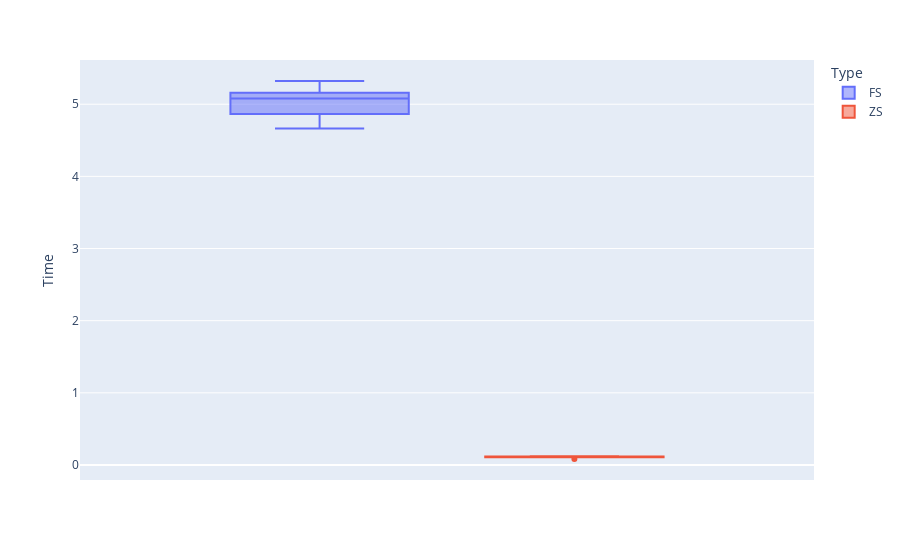
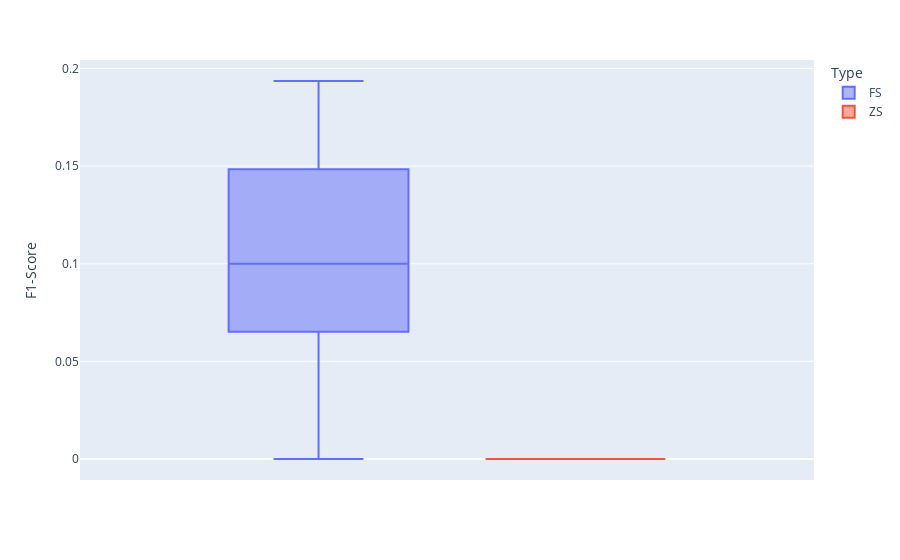

Notebook code cell kept with these figures, in order:
### Markdown cell above
## Graphs

We then presented the results in box plots. The top graph shows the time required for each experiment and the lower shows the f1 score achieved for each experiment.
You can also interact with each one. (e.g. Zoom in)

### Code cell
import plotly.graph_objects as go
import plotly.express as px

flightData = pd.read_csv('./analysis/data/flight_restrict_answer_test_10_5.csv')
flightData = flightData.sort_values(['Dataset', 'Type'], ascending=[True, True])
flightData.Time = flightData.Time / 60

fig = go.Figure()
fig = px.box(flightData, y = "Time", color = "Type")
fig.show()
fig = px.box(flightData, y = "F1-Score", color = "Type")
fig.show()

### Figure 1 — Plotly figure (JSON) as saved in the notebook; plotly's stock layout.template omitted (floating-point values rounded to 4 significant figures)
{"data": [{"alignmentgroup": "True", "hovertemplate": "Type=FS<br>Time=%{y}<extra></extra>", "legendgroup": "FS", "marker": {"color": "#636efa"}, "name": "FS", "notched": false, "offsetgroup": "FS", "orientation": "v", "showlegend": true, "type": "box", "x0": " ", "xaxis": "x", "y": [5.081, 5.322, 4.933, 4.662, 5.107], "y0": " ", "yaxis": "y"}, {"alignmentgroup": "True", "hovertemplate": "Type=ZS<br>Time=%{y}<extra></extra>", "legendgroup": "ZS", "marker": {"color": "#EF553B"}, "name": "ZS", "notched": false, "offsetgroup": "ZS", "orientation": "v", "showlegend": true, "type": "box", "x0": " ", "xaxis": "x", "y": [0.1198, 0.1133, 0.1181, 0.08307, 0.1153], "y0": " ", "yaxis": "y"}], "layout": {"boxmode": "group", "legend": {"title": {"text": "Type"}, "tracegroupgap": 0}, "margin": {"t": 60}, "xaxis": {"anchor": "y", "domain": [0, 1]}, "yaxis": {"anchor": "x", "domain": [0, 1], "title": {"text": "Time"}}}}

### Figure 2 — Plotly figure (JSON) as saved in the notebook; plotly's stock layout.template omitted (floating-point values rounded to 4 significant figures)
{"data": [{"alignmentgroup": "True", "hovertemplate": "Type=FS<br>F1-Score=%{y}<extra></extra>", "legendgroup": "FS", "marker": {"color": "#636efa"}, "name": "FS", "notched": false, "offsetgroup": "FS", "orientation": "v", "showlegend": true, "type": "box", "x0": " ", "xaxis": "x", "y": [0.1333, 0, 0.1, 0.08696, 0.1935], "y0": " ", "yaxis": "y"}, {"alignmentgroup": "True", "hovertemplate": "Type=ZS<br>F1-Score=%{y}<extra></extra>", "legendgroup": "ZS", "marker": {"color": "#EF553B"}, "name": "ZS", "notched": false, "offsetgroup": "ZS", "orientation": "v", "showlegend": true, "type": "box", "x0": " ", "xaxis": "x", "y": [0, 0, 0, 0, 0], "y0": " ", "yaxis": "y"}], "layout": {"boxmode": "group", "legend": {"title": {"text": "Type"}, "tracegroupgap": 0}, "margin": {"t": 60}, "xaxis": {"anchor": "y", "domain": [0, 1]}, "yaxis": {"anchor": "x", "domain": [0, 1], "title": {"text": "F1-Score"}}}}
